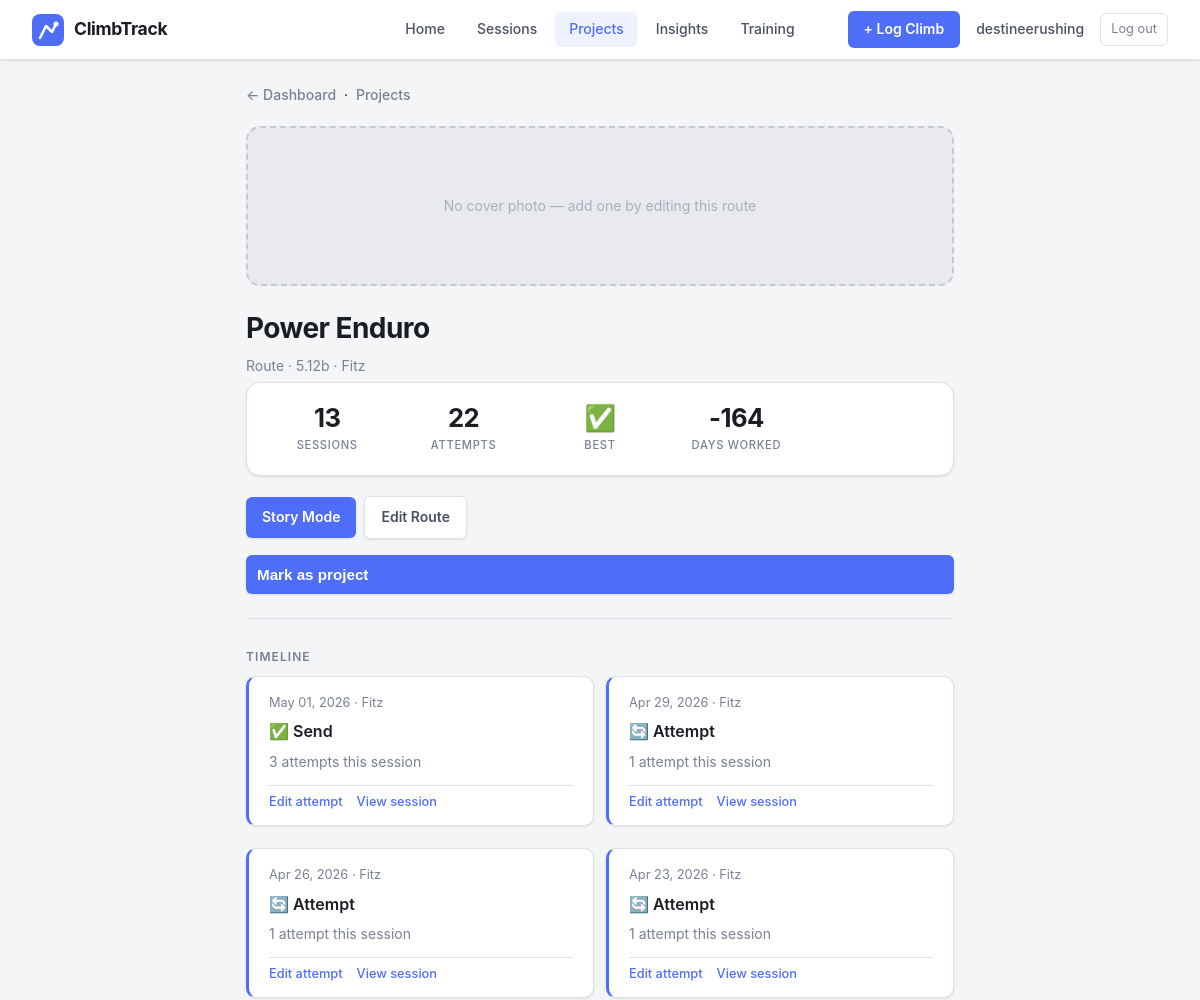
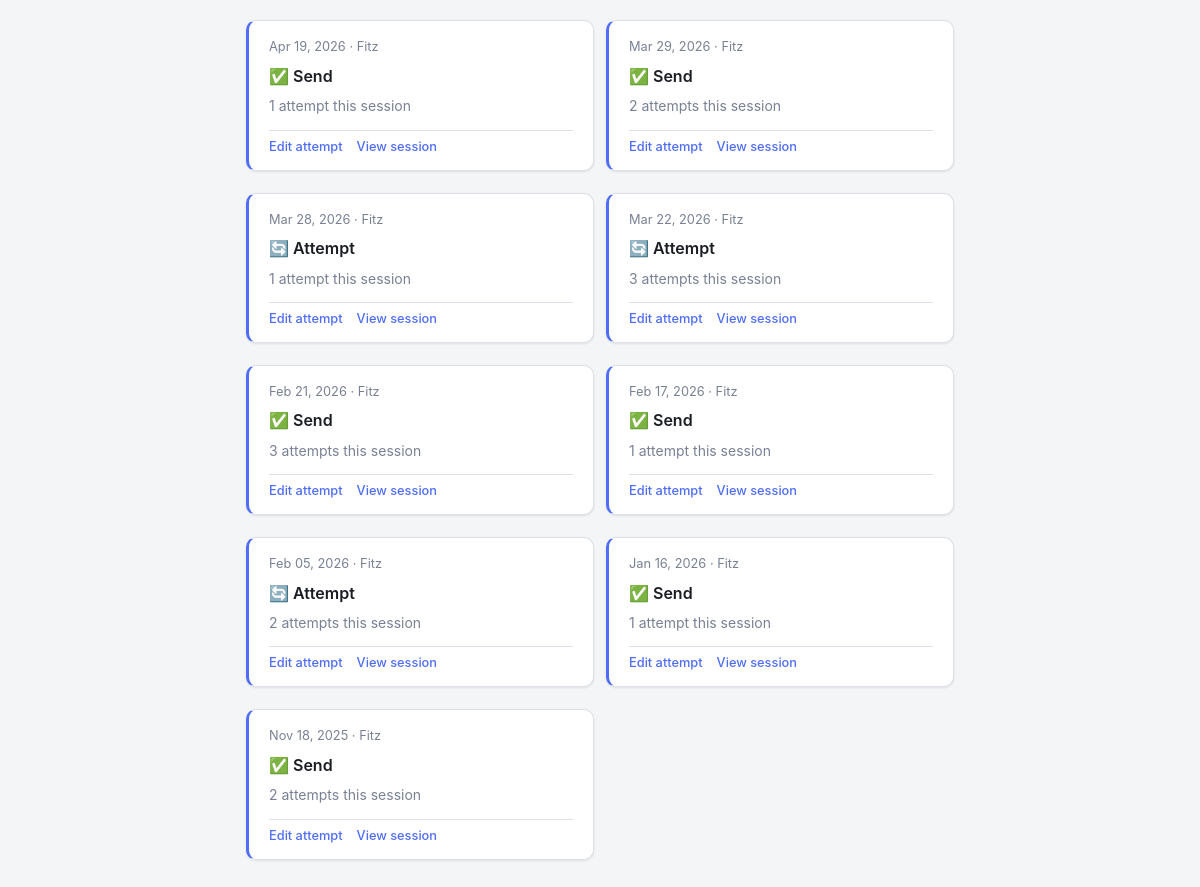
Page /route/36 (signed in) on the committed database (2 pictures, top to bottom).
### app.py (models this page shows, shortened)
class User(UserMixin, db.Model):
    id = db.Column(db.Integer, primary_key=True)
    email = db.Column(db.String(150), unique=True, nullable=False)
    display_name = db.Column(db.String(100), nullable=False)
    password_hash = db.Column(db.String(256), nullable=False)
    created_at = db.Column(db.DateTime, default=datetime.utcnow)
    sessions = db.relationship('Session', backref='user', lazy=True)

class Route(db.Model):
    id = db.Column(db.Integer, primary_key=True)
    name = db.Column(db.String(100), nullable=False)
    gym_id = db.Column(db.Integer, db.ForeignKey('gym.id'), nullable=True)
    location = db.Column(db.String(100))
    discipline = db.Column(db.String(20), default='boulder')
    grade = db.Column(db.String(20))
    is_project = db.Column(db.Boolean, default=False)
    image_filename = db.Column(db.String(200))
    created_at = db.Column(db.DateTime, default=datetime.utcnow)
    climbs = db.relationship('Climb', backref='route', lazy=True)

class Gym(db.Model):
    id = db.Column(db.Integer, primary_key=True)
    name = db.Column(db.String(100), nullable=False, unique=True)
    address = db.Column(db.String(200))
    is_outdoor = db.Column(db.Boolean, default=False)
    image_filename = db.Column(db.String(200))
    created_at = db.Column(db.DateTime, default=datetime.utcnow)
    sessions = db.relationship('Session', backref='gym', lazy=True)
    routes = db.relationship('Route', backref='gym', lazy=True)

class Climb(db.Model):
    id = db.Column(db.Integer, primary_key=True)
    session_id = db.Column(db.Integer, db.ForeignKey('session.id'), nullable=True)
    route_id = db.Column(db.Integer, db.ForeignKey('route.id'), nullable=True)
    climb_name = db.Column(db.String(100))
    discipline = db.Column(db.String(20), default='boulder')  # 'boulder' or 'route'
    grade = db.Column(db.String(20))
    attempts = db.Column(db.Integer)
    result = db.Column(db.String(20), default='attempt')
    notes = db.Column(db.String(500))
    style_tags = db.Column(db.String(300))  # comma-separated e.g. "crimp,overhang"
    photo_filename = db.Column(db.String(200))
    video_url = db.Column(db.String(500))

class Session(db.Model):
    id = db.Column(db.Integer, primary_key=True)
    date = db.Column(db.DateTime, default=datetime.utcnow)
    gym_id = db.Column(db.Integer, db.ForeignKey('gym.id'), nullable=True)
    user_id = db.Column(db.Integer, db.ForeignKey('user.id'), nullable=True)
    location = db.Column(db.String(100))
    session_type = db.Column(db.String(20), default='indoor')
    notes = db.Column(db.String(300))
    climbs = db.relationship('Climb', backref='session', lazy=True)

### app.py (the view)
@app.route("/route/<int:route_id>")
@login_required
def view_route(route_id):
    route = Route.query.get_or_404(route_id)
    climbs = sorted(
        [c for c in route.climbs if c.session],
        key=lambda c: c.session.date,
        reverse=True
    )
    total_attempts = sum(c.attempts for c in climbs)
    session_ids = {c.session_id for c in climbs}
    best_result = None
    for priority in ['onsight', 'flash', 'send', 'attempt']:
        if any(c.result == priority for c in climbs):
            best_result = priority
            break
    days_worked = None
    if len(climbs) >= 2:
        days_worked = (climbs[-1].session.date - climbs[0].session.date).days
    return render_template(
        "route_detail.html",
        route=route,
        climbs=climbs,
        total_attempts=total_attempts,
        session_count=len(session_ids),
        best_result=best_result,
        days_worked=days_worked,
        result_labels=RESULT_LABELS,
    )

### app.py (called while the page is built)
@login_manager.user_loader
def load_user(user_id):
    return User.query.get(int(user_id))

### templates/route_detail.html (shortened to what this page needs)
<!DOCTYPE html>
<html>
<head>
    <link rel="stylesheet" href="{{ url_for('static', filename='style.css') }}">
</head>
<body>
    <header class="desktop-nav">
        <a href="/" class="desktop-nav-logo">
            <span class="desktop-nav-wordmark">ClimbTrack</span>
        </a>
        <nav class="desktop-nav-links">
            <a href="/" class="desktop-nav-link">Home</a>
            <a href="/gyms" class="desktop-nav-link">Sessions</a>
            <a href="/projects" class="desktop-nav-link active">Projects</a>
            <a href="/insights" class="desktop-nav-link">Insights</a>
            <a href="/training" class="desktop-nav-link">Training</a>
        </nav>
        <div class="desktop-nav-user">
            <a href="/session/new" class="desktop-nav-cta">+ Log Climb</a>
            <span class="desktop-nav-name">{{ current_user.display_name }}</span>
            <a href="/logout" class="desktop-nav-logout">Log out</a>
        </div>
    </header>
    <nav class="top-nav"><a href="/">← Dashboard</a> &nbsp;·&nbsp; <a href="/projects">Projects</a></nav>
    {% if route.image_filename %}
    <img src="{{ url_for('static', filename='uploads/' + route.image_filename) }}"
         alt="{{ route.name }}" class="cover-image">
    {% else %}
    <div class="cover-placeholder">No cover photo — add one by editing this route</div>
    {% endif %}
    <h1>{% if route.is_project %}⭐ {% endif %}{{ route.name }}</h1>
    <p class="muted">
        {% if route.discipline == 'route' %}Route{% else %}Boulder{% endif %} · {{ route.grade }}
        · {{ route.gym.name if route.gym else route.location }}
    </p>
    {% if climbs %}
    <div class="stats-card">
        <div class="stats-grid">
            <div class="stat">
                <div class="stat-value">{{ session_count }}</div>
                <div class="stat-label">Sessions</div>
            </div>
            <div class="stat">
                <div class="stat-value">{{ total_attempts }}</div>
                <div class="stat-label">Attempts</div>
            </div>
            <div class="stat">
                <div class="stat-value">
                    {% if best_result and best_result != 'attempt' %}
                        {{ result_labels[best_result].split(' ')[0] }}
                    {% else %}—{% endif %}
                </div>
                <div class="stat-label">Best</div>
            </div>
            {% if days_worked is not none %}
            <div class="stat">
                <div class="stat-value">{{ days_worked }}</div>
                <div class="stat-label">Day{% if days_worked != 1 %}s{% endif %} Worked</div>
            </div>
            {% endif %}
        </div>
    </div>
    {% endif %}
    <div class="btn-row">
        <a href="/route/{{ route.id }}/story" class="btn">Story Mode</a>
        <a href="/route/{{ route.id }}/edit" class="btn btn-secondary">Edit Route</a>
        <form method="POST" action="/route/{{ route.id }}/toggle_project" style="display:contents">
            <button type="submit" class="btn btn-secondary">
                {% if route.is_project %}Remove from projects{% else %}Mark as project{% endif %}
            </button>
        </form>
    </div>
    <hr>
    <p class="section-heading">Timeline</p>
    {% if climbs %}
        <div class="card-grid">
        {% for climb in climbs %}
        <div class="card timeline-entry">
            <p class="muted timeline-date">
                {{ climb.session.date.strftime('%b %d, %Y') }} · {{ climb.session.gym.name if climb.session.gym else climb.session.location }}
            </p>
            <p class="timeline-result">{{ result_labels[climb.result] }}</p>
            <p class="muted">{{ climb.attempts }} attempt{% if climb.attempts != 1 %}s{% endif %} this session</p>
            <div class="card-actions">
                <a href="/climb/{{ climb.id }}/edit" class="link-btn">Edit attempt</a>
                <a href="/session/{{ climb.session_id }}" class="link-btn">View session</a>
            </div>
        </div>
        {% endfor %}
        </div>
    {% else %}
        <div class="empty-state">
            <div class="empty-state-icon">📋</div>
            <p>No attempts logged yet.</p>
        </div>
    {% endif %}
</body>
</html>

### rows in the picture
User: display_name "destineerushing"
Route: name "Power Enduro", grade "5.12b"
Gym: gym "Fitz"
Climb: session "May 01, 2026", session.gym "Fitz", result "✅ Send", attempts "3"
Climb: session "Apr 29, 2026", session.gym "Fitz", result "🔄 Attempt", attempts "1"
Climb: session "Apr 26, 2026", session.gym "Fitz", result "🔄 Attempt", attempts "1"
Climb: session "Apr 23, 2026", session.gym "Fitz", result "🔄 Attempt", attempts "1"
Climb: session "Apr 19, 2026", session.gym "Fitz", result "✅ Send", attempts "1"
Climb: session "Mar 29, 2026", session.gym "Fitz", result "✅ Send", attempts "2"
Climb: session "Mar 28, 2026", session.gym "Fitz", result "🔄 Attempt", attempts "1"
Climb: session "Mar 22, 2026", session.gym "Fitz", result "🔄 Attempt", attempts "3"
Climb: session "Feb 21, 2026", session.gym "Fitz", result "✅ Send", attempts "3"
Climb: session "Feb 17, 2026", session.gym "Fitz", result "✅ Send", attempts "1"
Climb: session "Feb 05, 2026", session.gym "Fitz", result "🔄 Attempt", attempts "2"
Climb: session "Jan 16, 2026", session.gym "Fitz", result "✅ Send", attempts "1"
Climb: session "Nov 18, 2025", session.gym "Fitz", result "✅ Send", attempts "2"

### other values in the picture
{{ session_count }} "13"
{{ total_attempts }} "22"
{{ result_labels[best_result].split(' ')[0] }} "✅"
{{ days_worked }} "-164"
